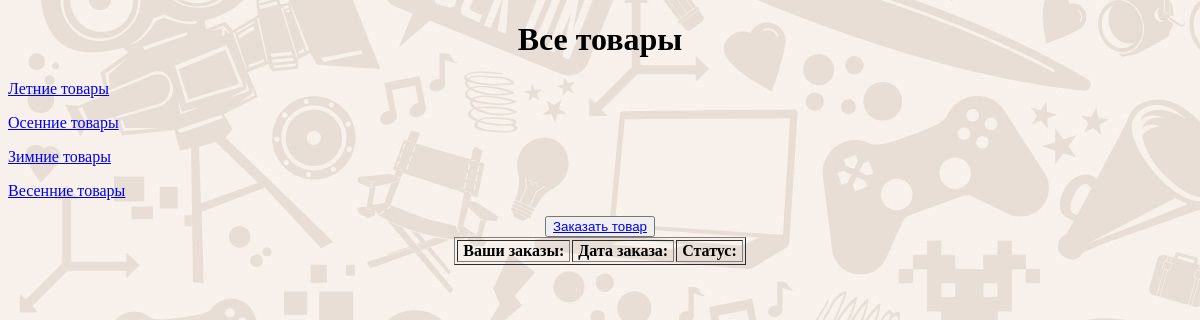
/products/, run on an earlier commit of the app's database.
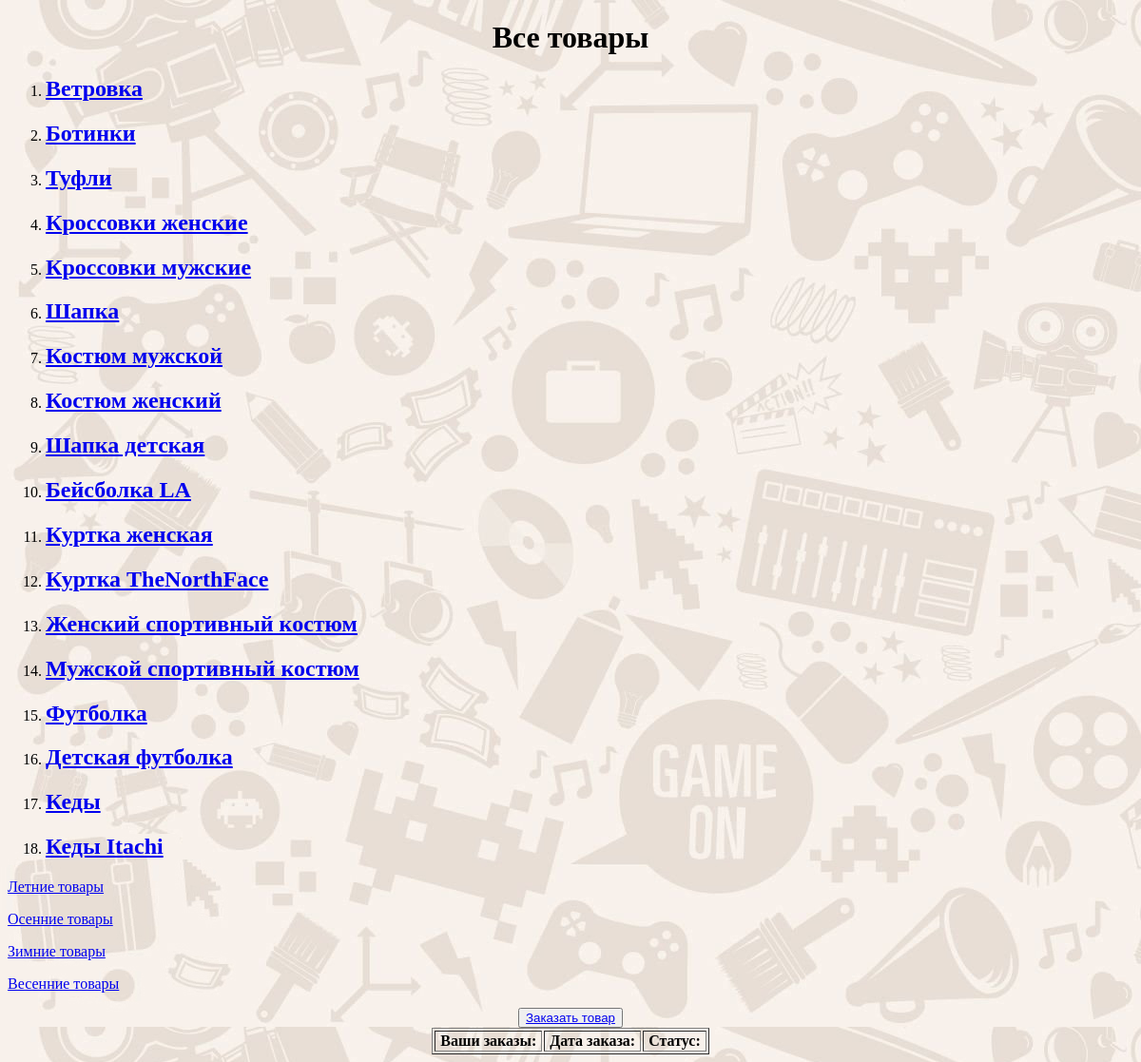
And on a later commit of the database.
### cloth/models.py (models this page shows, shortened)
class ProductCL(models.Model):
    name = models.CharField(max_length=100, verbose_name='Введите название товара')
    image = models.ImageField(upload_to='product/')
    tags = models.ManyToManyField(TagCL, related_name='product_tags')

### cloth/views.py (the view)
# urls.py: path('products/', views.ProductView.as_view()),
class ProductView(ListView):
    queryset = models.ProductCL.objects.filter().order_by('-id')
    template_name = 'cloth/product.html'
    def get_queryset(self):
        return models.ProductCL.objects.filter().order_by('-id')

### templates/cloth/product.html (shortened to what this page needs)
<!DOCTYPE html>
<html lang="en">
<head>
</head>
<body background="/static/photo/fon2.jpg">
<h1>
    <center>Все товары</center>
</h1>
<ol>
    {% for i in object_list %}
    <li>
        <a href="/products/{{i.id}}/">
            <h2>{{i.name}}</h2>
        </a>
    </li>
    {% endfor %}
</ol>
<p>
    <a href="/summer_products/">Летние товары</a>
</p>
<p>
    <a href="/autumn_products/">Осенние товары</a>
</p>
<p>
    <a href="/winter_products/">Зимние товары</a>
</p>
<p>
    <a href="/spring_products/">Весенние товары</a>
</p>
<center>
    <button type="submit" ><a href="/order/">Заказать товар</a></button>
</center>
<center>
    <div class="table">
      <table class="table table-success table-striped" border="1">
        <tr>
          <th>&nbspВаши заказы:&nbsp</th> <th>&nbspДата заказа:&nbsp</th> <th>&nbspСтатус:&nbsp</th>
        </tr>
      </table>
    </div>
</center>
</body>
</html>

What changed in the data, as far as the page shows it:
added ProductCL: name "Ветровка"
added ProductCL: name "Ботинки"
added ProductCL: name "Туфли"
added ProductCL: name "Кроссовки женские"
added ProductCL: name "Кроссовки мужские"
added ProductCL: name "Шапка"
added ProductCL: name "Костюм мужской"
added ProductCL: name "Костюм женский"
added ProductCL: name "Шапка детская"
added ProductCL: name "Бейсболка LA"
added ProductCL: name "Куртка женская"
added ProductCL: name "Куртка TheNorthFace"
added ProductCL: name "Женский спортивный костюм"
added ProductCL: name "Мужской спортивный костюм"
added ProductCL: name "Футболка"
added ProductCL: name "Детская футболка"
added ProductCL: name "Кеды"
added ProductCL: name "Кеды Itachi"
